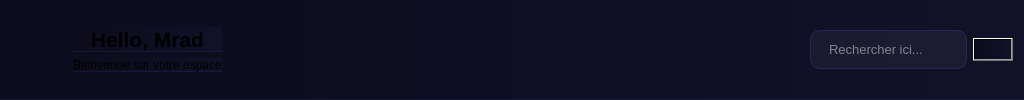
      <widget class="QWidget" name="header_widget" native="true">
       <property name="styleSheet">
        <string notr="true">QWidget{
background-color: qlineargradient(x1:0, y1:0, x2:1, y2:0, stop:0 #0c0c1d, stop:1 #111128);
border-bottom: 1px solid rgba(99,102,241,0.1);
}</string>
       </property>
       <layout class="QGridLayout" name="gridLayout_3">
        <item row="0" column="0">
         <layout class="QGridLayout" name="gridLayout">
          <item row="1" column="1">
           <widget class="QLabel" name="label_5">
            <property name="text">
             <string>&lt;html&gt;&lt;head/&gt;&lt;body&gt;&lt;p align=&quot;center&quot;&gt;Bienvenue sur votre espace&lt;/p&gt;&lt;/body&gt;&lt;/html&gt;</string>
            </property>
           </widget>
          </item>
          <item row="0" column="0" rowspan="2">
           <widget class="QPushButton" name="pushButton_17">
            <property name="styleSheet">
             <string notr="true">QPushButton{
padding-left: 0px;
border: none;
background-color: transparent;
border-radius: 8px;
margin: 2px 6px;
padding: 6px;
}
QPushButton:hover{
background-color: rgba(255,255,255,0.08);
border-radius: 8px;
}
QPushButton:checked{
background-color: rgba(99,102,241,0.15);
border-left: 3px solid #6366f1;
border-radius: 8px;
}</string>
            </property>
            <property name="text">
             <string/>
            </property>
            <property name="icon">
             <iconset resource="resources.qrc">
              <normaloff>:/icons/menu.png</normaloff>
              <normalon>:/icons/menu_blu.png</normalon>:/icons/menu.png</iconset>
            </property>
            <property name="checkable">
             <bool>true</bool>
            </property>
            <property name="autoExclusive">
             <bool>true</bool>
            </property>
           </widget>
          </item>
          <item row="0" column="1">
           <widget class="QLabel" name="label_4">
            <property name="text">
             <string>&lt;html&gt;&lt;head/&gt;&lt;body&gt;&lt;p align=&quot;center&quot;&gt;&lt;span style=&quot; font-size:16pt; font-weight:700;&quot;&gt;Hello, Mrad&lt;/span&gt;&lt;/p&gt;&lt;/body&gt;&lt;/html&gt;</string>
            </property>
           </widget>
          </item>
         </layout>
        </item>
        <item row="0" column="2">
         <layout class="QGridLayout" name="gridLayout_2">
          <item row="0" column="1">
           <widget class="QPushButton" name="Profil_photo">
            <property name="text">
             <string/>
            </property>
            <property name="icon">
             <iconset resource="resources.qrc">
              <normaloff>:/icons/275386664_2053585921482874_5027067967595041409_n-(1).png</normaloff>:/icons/275386664_2053585921482874_5027067967595041409_n-(1).png</iconset>
            </property>
            <property name="iconSize">
             <size>
              <width>100</width>
              <height>55</height>
             </size>
            </property>
           </widget>
          </item>
          <item row="0" column="0">
           <widget class="QLineEdit" name="lineEdit">
            <property name="styleSheet">
             <string notr="true">background-color: rgba(255,255,255,0.05);
color: rgba(255,255,255,0.9);
border: 1px solid rgba(99,102,241,0.2);
border-radius: 10px;
padding: 10px 16px;
font-family: 'Segoe UI', 'Inter', sans-serif;
font-size: 13px;
selection-background-color: rgba(99,102,241,0.4);</string>
            </property>
            <property name="text">
             <string/>
            </property>
            <property name="placeholderText">
             <string>Rechercher ici...</string>
            </property>
           </widget>
          </item>
         </layout>
        </item>
        <item row="0" column="1">
         <spacer name="horizontalSpacer_2">
          <property name="orientation">
           <enum>Qt::Orientation::Horizontal</enum>
          </property>
          <property name="sizeHint" stdset="0">
           <size>
            <width>582</width>
            <height>20</height>
           </size>
          </property>
         </spacer>
        </item>
       </layout>
      </widget>
